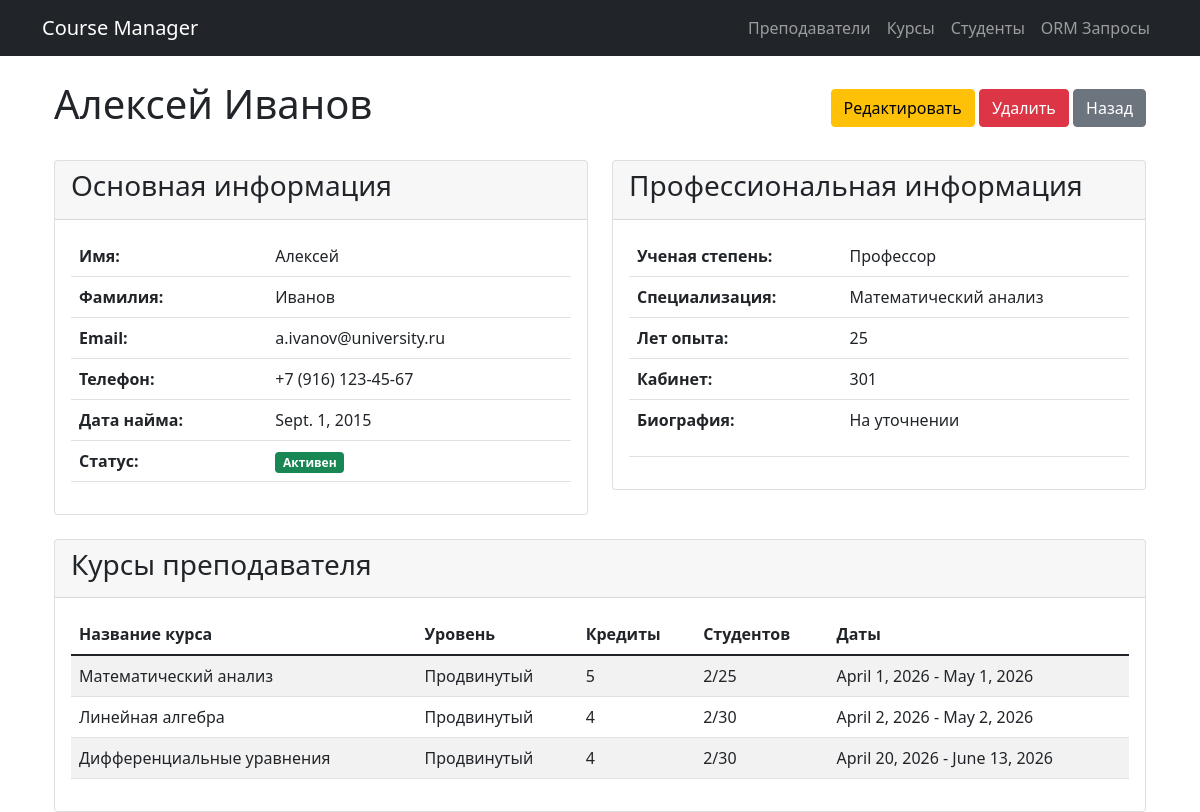
The app's page /schedule/teachers/1/ with its own data.
### schedule/models.py (models this page shows, shortened)
class Teacher(models.Model):
    first_name = models.CharField(
        max_length=50,
        verbose_name="Имя",
        db_index=True
    )
    last_name = models.CharField(
        max_length=50,
        verbose_name="Фамилия",
        db_index=True
    )
    patronymic = models.CharField(
        max_length=50,
        blank=True,
        null=True,
        verbose_name="Отчество"
    )
    email = models.EmailField(
        unique=True,
        verbose_name="Email",
        help_text="Уникальный email преподавателя"
    )
    phone = models.CharField(
        max_length=20,
        blank=True,
        null=True,
        verbose_name="Телефон"
    )
    hire_date = models.DateField(
        verbose_name="Дата найма"
    )
    is_active = models.BooleanField(
        default=True,
        verbose_name="Активен"
    )
    created_at = models.DateTimeField(
        auto_now_add=True,
        verbose_name="Дата создания"
    )
    updated_at = models.DateTimeField(
        auto_now=True,
        verbose_name="Дата обновления"
    )
    class Meta:
        verbose_name = "Преподаватель"
        verbose_name_plural = "Преподаватели"
        ordering = ['first_name', 'last_name', 'patronymic']
        unique_together = ['last_name', 'first_name', 'patronymic']

class TeacherInfo(models.Model):
    DEGREE_CHOICES = [
        ('assistant', 'Ассистент'),
        ('senior_lecturer', 'Старший преподаватель'),
        ('docent', 'Доцент'),
        ('professor', 'Профессор'),
    ]
    teacher = models.OneToOneField(
        Teacher,
        on_delete=models.CASCADE,
        related_name='info',
        verbose_name="Преподаватель"
    )
    degree = models.CharField(
        max_length=20,
        choices=DEGREE_CHOICES,
        verbose_name="Ученая степень"
    )
    specialization = models.CharField(
        max_length=200,
        verbose_name="Специализация"
    )
    bio = models.TextField(
        blank=True,
        verbose_name="Биография"
    )
    office_number = models.CharField(
        max_length=10,
        blank=True,
        null=True,
        verbose_name="Номер кабинета"
    )
    years_of_experience = models.PositiveIntegerField(
        default=0,
        verbose_name="Лет опыта"
    )
    class Meta:
        verbose_name = "Информация о преподавателе"
        verbose_name_plural = "Информация о преподавателях"

class Course(models.Model):
    LEVEL_CHOICES = [
        ('beginner', 'Начальный'),
        ('intermediate', 'Средний'),
        ('advanced', 'Продвинутый'),
    ]
    title = models.CharField(
        max_length=200,
        unique=True,
        verbose_name="Название курса",
        db_index=True
    )
    description = models.TextField(
        verbose_name="Описание"
    )
    teacher = models.ForeignKey(
        Teacher,
        on_delete=models.SET_NULL,
        null=True,
        blank=True,
        related_name='courses',
        verbose_name="Преподаватель"
    )
    level = models.CharField(
        max_length=20,
        choices=LEVEL_CHOICES,
        default='beginner',
        verbose_name="Уровень"
    )
    credits = models.PositiveIntegerField(
        default=3,
        verbose_name="Кредиты"
    )
    max_students = models.PositiveIntegerField(
        default=30,
        verbose_name="Максимум студентов"
    )
    start_date = models.DateField(
        verbose_name="Дата начала"
    )
    end_date = models.DateField(
        verbose_name="Дата окончания"
    )
    is_active = models.BooleanField(
        default=True,
        verbose_name="Активен"
    )
    created_at = models.DateTimeField(
        auto_now_add=True,
        verbose_name="Дата создания"
    )
    class Meta:
        verbose_name = "Курс"
        verbose_name_plural = "Курсы"

### schedule/views.py (the view)
# urls.py: path('teachers/<int:pk>/', views.TeacherDetailView.as_view(), name='teacher_detail'),
class TeacherDetailView(DetailView):
    model = Teacher
    template_name = 'schedule/teacher_detail.html'
    context_object_name = 'teacher'

### schedule/templates/schedule/teacher_detail.html (shortened to what this page needs)
{% extends 'schedule/base.html' %}
{% block content %}
<div class="container">
    <div class="d-flex justify-content-between align-items-center mb-4">
        <h1>{{ teacher.first_name }} {{ teacher.last_name }}</h1>
        <div>
            <a href="{% url 'schedule:teacher_update' teacher.pk %}" class="btn btn-warning">Редактировать</a>
            <a href="{% url 'schedule:teacher_delete' teacher.pk %}" class="btn btn-danger">Удалить</a>
            <a href="{% url 'schedule:teacher_list' %}" class="btn btn-secondary">Назад</a>
        </div>
    </div>
    <div class="row">
        <div class="col-md-6">
            <div class="card mb-4">
                <div class="card-header">
                    <h3>Основная информация</h3>
                </div>
                <div class="card-body">
                    <table class="table">
                        <tr>
                            <th>Имя:</th>
                            <td>{{ teacher.first_name }}</td>
                        </tr>
                        <tr>
                            <th>Фамилия:</th>
                            <td>{{ teacher.last_name }}</td>
                        </tr>
                        <tr>
                            <th>Email:</th>
                            <td>{{ teacher.email }}</td>
                        </tr>
                        <tr>
                            <th>Телефон:</th>
                            <td>{{ teacher.phone|default:"Не указан" }}</td>
                        </tr>
                        <tr>
                            <th>Дата найма:</th>
                            <td>{{ teacher.hire_date }}</td>
                        </tr>
                        <tr>
                            <th>Статус:</th>
                            <td>{% if teacher.is_active %}<span class="badge bg-success">Активен</span>{% else %}<span class="badge bg-danger">Неактивен</span>{% endif %}</td>
                        </tr>
                    </table>
                </div>
            </div>
        </div>
        <div class="col-md-6">
            <div class="card mb-4">
                <div class="card-header">
                    <h3>Профессиональная информация</h3>
                </div>
                <div class="card-body">
                    {% if teacher.info %}
                    <table class="table">
                        <tr>
                            <th>Ученая степень:</th>
                            <td>{{ teacher.info.get_degree_display }}</td>
                        </tr>
                        <tr>
                            <th>Специализация:</th>
                            <td>{{ teacher.info.specialization }}</td>
                        </tr>
                        <tr>
                            <th>Лет опыта:</th>
                            <td>{{ teacher.info.years_of_experience }}</td>
                        </tr>
                        <tr>
                            <th>Кабинет:</th>
                            <td>{{ teacher.info.office_number|default:"Не указан" }}</td>
                        </tr>
                        <tr>
                            <th>Биография:</th>
                            <td>{{ teacher.info.bio|default:"Не указана"|linebreaks }}</td>
                        </tr>
                    </table>
                    {% else %}
                    <div class="alert alert-info">
                        Профессиональная информация не заполнена
                        <a href="{% url 'schedule:teacher_update' teacher.pk %}" class="alert-link">Заполнить</a>
                    </div>
                    {% endif %}
                </div>
            </div>
        </div>
    </div>
    <div class="card">
        <div class="card-header">
            <h3>Курсы преподавателя</h3>
        </div>
        <div class="card-body">
            {% if teacher.courses.all %}
            <div class="table-responsive">
                <table class="table table-striped">
                    <thead>
                        <tr>
                            <th>Название курса</th>
                            <th>Уровень</th>
                            <th>Кредиты</th>
                            <th>Студентов</th>
                            <th>Даты</th>
                        </tr>
                    </thead>
                    <tbody>
                        {% for course in teacher.courses.all %}
                        <tr>
                            <td>{{ course.title }}</td>
                            <td>{{ course.get_level_display }}</td>
                            <td>{{ course.credits }}</td>
                            <td>{{ course.students.count }}/{{ course.max_students }}</td>
                            <td>{{ course.start_date }} - {{ course.end_date }}</td>
                        </tr>
                        {% endfor %}
                    </tbody>
                </table>
            </div>
            {% else %}
            <div class="alert alert-info">
                У преподавателя пока нет курсов
            </div>
            {% endif %}
        </div>
    </div>
</div>
{% endblock %}

### records on screen
Teacher: first_name "Алексей", last_name "Иванов", email "a.ivanov@university.ru", phone "+7 (916) 123-45-67", hire_date "Sept. 1, 2015", info.degree "Профессор", info.specialization "Математический анализ", info.years_of_experience "25", info.office_number "301", info.bio "На уточнении"
Course: title "Математический анализ", level "Продвинутый", credits "5", students.count "2", max_students "25", start_date "April 1, 2026", end_date "May 1, 2026"
Course: title "Линейная алгебра", level "Продвинутый", credits "4", students.count "2", max_students "30", start_date "April 2, 2026", end_date "May 2, 2026"
Course: title "Дифференциальные уравнения", level "Продвинутый", credits "4", students.count "2", max_students "30", start_date "April 20, 2026", end_date "June 13, 2026"
